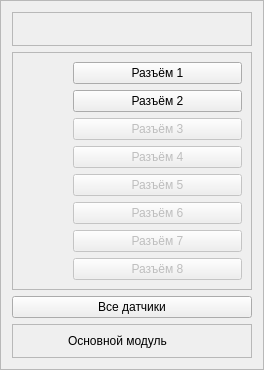
     <widget class="QFrame" name="frame">
      <property name="minimumSize">
       <size>
        <width>260</width>
        <height>0</height>
       </size>
      </property>
      <property name="styleSheet">
       <string notr="true"/>
      </property>
      <property name="frameShape">
       <enum>QFrame::StyledPanel</enum>
      </property>
      <property name="frameShadow">
       <enum>QFrame::Raised</enum>
      </property>
      <layout class="QVBoxLayout" name="verticalLayout">
       <item>
        <widget class="QFrame" name="frame_3">
         <property name="minimumSize">
          <size>
           <width>0</width>
           <height>0</height>
          </size>
         </property>
         <property name="maximumSize">
          <size>
           <width>16777215</width>
           <height>115</height>
          </size>
         </property>
         <property name="frameShape">
          <enum>QFrame::StyledPanel</enum>
         </property>
         <property name="frameShadow">
          <enum>QFrame::Raised</enum>
         </property>
         <layout class="QHBoxLayout" name="horizontalLayout_2">
          <item>
           <widget class="QLabel" name="label">
            <property name="minimumSize">
             <size>
              <width>220</width>
              <height>0</height>
             </size>
            </property>
            <property name="maximumSize">
             <size>
              <width>220</width>
              <height>95</height>
             </size>
            </property>
            <property name="text">
             <string/>
            </property>
            <property name="pixmap">
             <pixmap resource="resources.qrc">:/images/images/logo.png</pixmap>
            </property>
            <property name="scaledContents">
             <bool>true</bool>
            </property>
            <property name="wordWrap">
             <bool>false</bool>
            </property>
           </widget>
          </item>
         </layout>
        </widget>
       </item>
       <item>
        <widget class="QFrame" name="frame_4">
         <property name="frameShape">
          <enum>QFrame::StyledPanel</enum>
         </property>
         <property name="frameShadow">
          <enum>QFrame::Raised</enum>
         </property>
         <layout class="QVBoxLayout" name="verticalLayout_2">
          <item>
           <layout class="QHBoxLayout" name="horizontalLayout_8">
            <item>
             <widget class="QLabel" name="label_7">
              <property name="maximumSize">
               <size>
                <width>45</width>
                <height>40</height>
               </size>
              </property>
              <property name="text">
               <string/>
              </property>
              <property name="pixmap">
               <pixmap resource="resources.qrc">:/icons/icons/cable_FILL0_wght400_GRAD0_opsz48.svg</pixmap>
              </property>
              <property name="scaledContents">
               <bool>true</bool>
              </property>
             </widget>
            </item>
            <item>
             <widget class="QPushButton" name="btn_conn_1">
              <property name="enabled">
               <bool>true</bool>
              </property>
              <property name="styleSheet">
               <string notr="true"/>
              </property>
              <property name="text">
               <string>Разъём 1</string>
              </property>
             </widget>
            </item>
           </layout>
          </item>
          <item>
           <layout class="QHBoxLayout" name="horizontalLayout_9">
            <item>
             <widget class="QLabel" name="label_8">
              <property name="maximumSize">
               <size>
                <width>45</width>
                <height>40</height>
               </size>
              </property>
              <property name="text">
               <string/>
              </property>
              <property name="pixmap">
               <pixmap resource="resources.qrc">:/icons/icons/cable_FILL0_wght400_GRAD0_opsz48.svg</pixmap>
              </property>
              <property name="scaledContents">
               <bool>true</bool>
              </property>
             </widget>
            </item>
            <item>
             <widget class="QPushButton" name="btn_conn_2">
              <property name="enabled">
               <bool>true</bool>
              </property>
              <property name="text">
               <string>Разъём 2</string>
              </property>
             </widget>
            </item>
           </layout>
          </item>
          <item>
           <layout class="QHBoxLayout" name="horizontalLayout_10">
            <item>
             <widget class="QLabel" name="label_9">
              <property name="maximumSize">
               <size>
                <width>45</width>
                <height>40</height>
               </size>
              </property>
              <property name="text">
               <string/>
              </property>
              <property name="pixmap">
               <pixmap resource="resources.qrc">:/icons/icons/cable_FILL0_wght400_GRAD0_opsz48.svg</pixmap>
              </property>
              <property name="scaledContents">
               <bool>true</bool>
              </property>
             </widget>
            </item>
            <item>
             <widget class="QPushButton" name="btn_conn_3">
              <property name="enabled">
               <bool>false</bool>
              </property>
              <property name="text">
               <string>Разъём 3</string>
              </property>
             </widget>
            </item>
           </layout>
          </item>
          <item>
           <layout class="QHBoxLayout" name="horizontalLayout_11">
            <item>
             <widget class="QLabel" name="label_10">
              <property name="maximumSize">
               <size>
                <width>45</width>
                <height>40</height>
               </size>
              </property>
              <property name="text">
               <string/>
              </property>
              <property name="pixmap">
               <pixmap resource="resources.qrc">:/icons/icons/cable_FILL0_wght400_GRAD0_opsz48.svg</pixmap>
              </property>
              <property name="scaledContents">
               <bool>true</bool>
              </property>
             </widget>
            </item>
            <item>
             <widget class="QPushButton" name="btn_conn_4">
              <property name="enabled">
               <bool>false</bool>
              </property>
              <property name="text">
               <string>Разъём 4</string>
              </property>
             </widget>
            </item>
           </layout>
          </item>
          <item>
           <layout class="QHBoxLayout" name="horizontalLayout_12">
            <item>
             <widget class="QLabel" name="label_11">
              <property name="maximumSize">
               <size>
                <width>45</width>
                <height>40</height>
               </size>
              </property>
              <property name="text">
               <string/>
              </property>
              <property name="pixmap">
               <pixmap resource="resources.qrc">:/icons/icons/cable_FILL0_wght400_GRAD0_opsz48.svg</pixmap>
              </property>
              <property name="scaledContents">
               <bool>true</bool>
              </property>
             </widget>
            </item>
            <item>
             <widget class="QPushButton" name="btn_conn_5">
              <property name="enabled">
               <bool>false</bool>
              </property>
              <property name="text">
               <string>Разъём 5</string>
              </property>
             </widget>
            </item>
           </layout>
          </item>
          <item>
           <layout class="QHBoxLayout" name="horizontalLayout_13">
            <item>
             <widget class="QLabel" name="label_12">
              <property name="maximumSize">
               <size>
                <width>45</width>
                <height>40</height>
               </size>
              </property>
              <property name="text">
               <string/>
              </property>
              <property name="pixmap">
               <pixmap resource="resources.qrc">:/icons/icons/cable_FILL0_wght400_GRAD0_opsz48.svg</pixmap>
              </property>
              <property name="scaledContents">
               <bool>true</bool>
              </property>
             </widget>
            </item>
            <item>
             <widget class="QPushButton" name="btn_conn_6">
              <property name="enabled">
               <bool>false</bool>
              </property>
              <property name="text">
               <string>Разъём 6</string>
              </property>
             </widget>
            </item>
           </layout>
          </item>
          <item>
           <layout class="QHBoxLayout" name="horizontalLayout_14">
            <item>
             <widget class="QLabel" name="label_13">
              <property name="maximumSize">
               <size>
                <width>45</width>
                <height>40</height>
               </size>
              </property>
              <property name="text">
               <string/>
              </property>
              <property name="pixmap">
               <pixmap resource="resources.qrc">:/icons/icons/cable_FILL0_wght400_GRAD0_opsz48.svg</pixmap>
              </property>
              <property name="scaledContents">
               <bool>true</bool>
              </property>
             </widget>
            </item>
            <item>
             <widget class="QPushButton" name="btn_conn_7">
              <property name="enabled">
               <bool>false</bool>
              </property>
              <property name="text">
               <string>Разъём 7</string>
              </property>
             </widget>
            </item>
           </layout>
          </item>
          <item>
           <layout class="QHBoxLayout" name="horizontalLayout_15">
            <item>
             <widget class="QLabel" name="label_14">
              <property name="maximumSize">
               <size>
                <width>45</width>
                <height>40</height>
               </size>
              </property>
              <property name="text">
               <string/>
              </property>
              <property name="pixmap">
               <pixmap resource="resources.qrc">:/icons/icons/cable_FILL0_wght400_GRAD0_opsz48.svg</pixmap>
              </property>
              <property name="scaledContents">
               <bool>true</bool>
              </property>
             </widget>
            </item>
            <item>
             <widget class="QPushButton" name="btn_conn_8">
              <property name="enabled">
               <bool>false</bool>
              </property>
              <property name="text">
               <string>Разъём 8</string>
              </property>
             </widget>
            </item>
           </layout>
          </item>
         </layout>
        </widget>
       </item>
       <item>
        <widget class="QPushButton" name="btn_all_sensors">
         <property name="text">
          <string>Все датчики</string>
         </property>
        </widget>
       </item>
       <item>
        <widget class="QFrame" name="frame_14">
         <property name="frameShape">
          <enum>QFrame::StyledPanel</enum>
         </property>
         <property name="frameShadow">
          <enum>QFrame::Raised</enum>
         </property>
         <layout class="QHBoxLayout" name="horizontalLayout_7">
          <item>
           <widget class="QLabel" name="label_15">
            <property name="maximumSize">
             <size>
              <width>40</width>
              <height>40</height>
             </size>
            </property>
            <property name="text">
             <string/>
            </property>
            <property name="pixmap">
             <pixmap resource="resources.qrc">:/icons/icons/usb_FILL0_wght400_GRAD0_opsz48.svg</pixmap>
            </property>
            <property name="scaledContents">
             <bool>true</bool>
            </property>
           </widget>
          </item>
          <item>
           <widget class="QLabel" name="label_6">
            <property name="text">
             <string>Основной модуль</string>
            </property>
           </widget>
          </item>
         </layout>
        </widget>
       </item>
      </layout>
     </widget>
